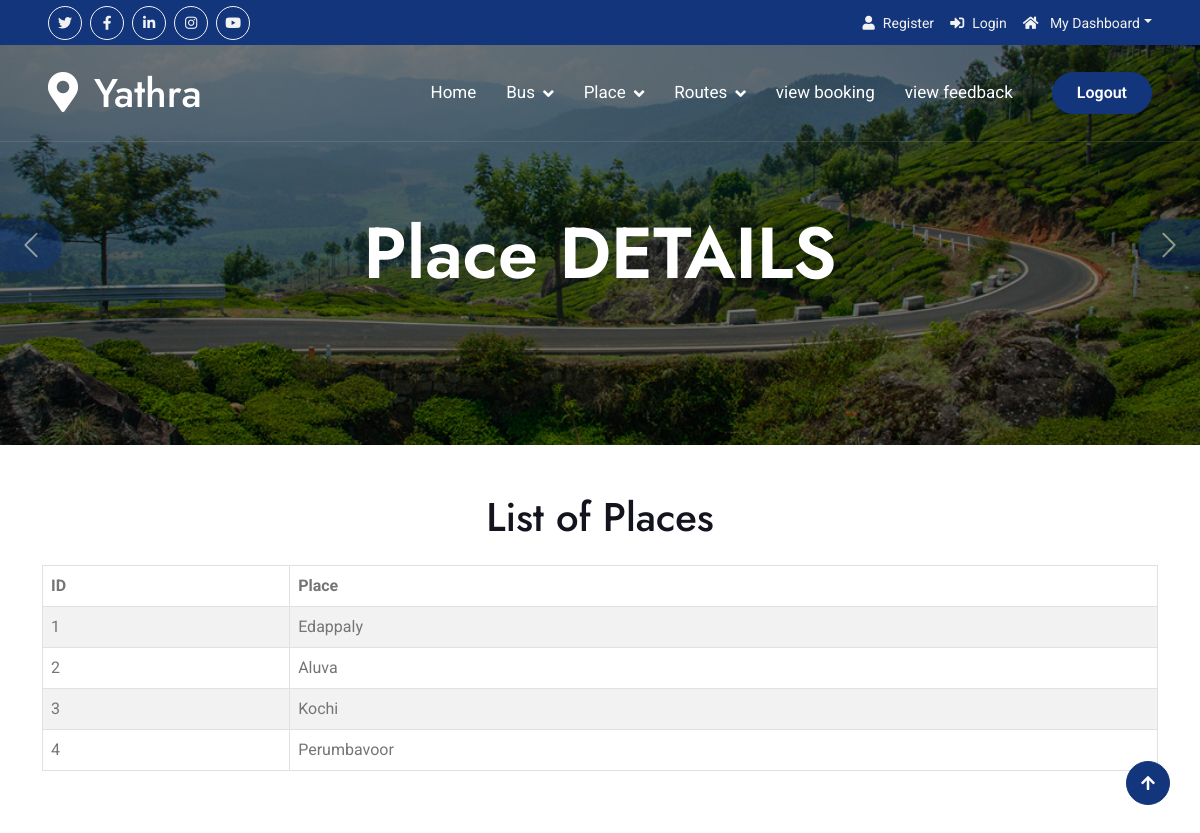
/travel/view_place.php, run on the app's committed database.
### tables this page shows
CREATE TABLE `place` (
  `place_id` int(50) NOT NULL,
  `place` varchar(100) NOT NULL
);

### travel/view_place.php (the view, shortened to what this page needs)
<?php
include 'header.php';
include '../connection.php';
$sql = "SELECT * FROM place";
$result = mysqli_query($con, $sql);
?>
 <div class="carousel-header">
    <div id="carouselId" class="carousel slide" data-bs-ride="carousel">
        <div class="carousel-inner" role="listbox">
            <div class="carousel-item active" style="min-height:50vh">
                <img src="img/road.jpg" height="150" class="img-fluid" alt="Image">
                <div class="carousel-caption">
                    <h1 class="display-2 text-capitalize text-white mb-4">Place DETAILS</h1>
                </div>
            </div>
        </div>
        <button class="carousel-control-prev" type="button" data-bs-target="#carouselId" data-bs-slide="prev">
            <span class="carousel-control-prev-icon btn bg-primary" aria-hidden="false"></span>
        </button>
        <button class="carousel-control-next" type="button" data-bs-target="#carouselId" data-bs-slide="next">
            <span class="carousel-control-next-icon btn bg-primary" aria-hidden="false"></span>
        </button>
    </div>
</div>
<div class="container-fluid py-5">
    <div class="container">
        <h1 class="text-center mb-4">List of Places</h1>
        <table class="table table-bordered table-striped">
            <thead>
                <tr>
                    <th scope="col">ID</th>
                    <th scope="col">Place</th>
                </tr>
            </thead>
            <tbody>
                <?php
                if (mysqli_num_rows($result) > 0) {
                    while ($row = mysqli_fetch_assoc($result)) {
                        echo "<tr>";
                        echo "<td>" . $row['place_id'] . "</td>";
                        echo "<td>" . $row['place'] . "</td>";
                        echo "</tr>";
                    }
                } else {
                    echo "<tr><td colspan='2' class='text-center'>No places found.</td></tr>";
                }
                ?>
            </tbody>
        </table>
    </div>
</div>
<?php
include 'footer.php';
?>

### travel/css/style.css (style rules this page uses)
.btn { font-weight: 600; transition: .5s; }
.carousel-header .carousel-control-prev, .carousel-header .carousel-control-next { background: transparent; }
.carousel-header .carousel-control-prev .carousel-control-prev-icon { position: absolute; top: 50%; left: 0; transform: translateY(-50%); padding: 25px 30px; border-top-left-radius: 0; border-top-right-radius: 50px; border-bottom-left-radius: 0; border-bottom-right-radius: 50px; background-size: 60% 60%; }
.carousel-header .carousel-control-next .carousel-control-next-icon { position: absolute; top: 50%; right: 0; transform: translateY(-50%); padding: 25px 30px; border-top-left-radius: 50px; border-top-right-radius: 0; border-bottom-left-radius: 50px; border-bottom-right-radius: 0; background-size: 60% 60%; }
.carousel-header .carousel-inner .carousel-item { position: relative; min-height: 100vh }
.carousel-header .carousel-inner .carousel-item img { position: absolute; width: 100%; height: 100%; object-fit: cover; }
.carousel-header .carousel-inner .carousel-item .carousel-caption { position: absolute; width: 100%; height: 100%; top: 0; left: 0; padding-top: 60px; display: flex; align-items: center; justify-content: center; text-align: center; background: linear-gradient(rgba(0, 0, 0, .5), rgba(0, 0, 0, 0.5)); background-size: cover; }

### data on the page
place: place_id "1", place "Edappaly"
place: place_id "2", place "Aluva"
place: place_id "3", place "Kochi"
place: place_id "4", place "Perumbavoor"
